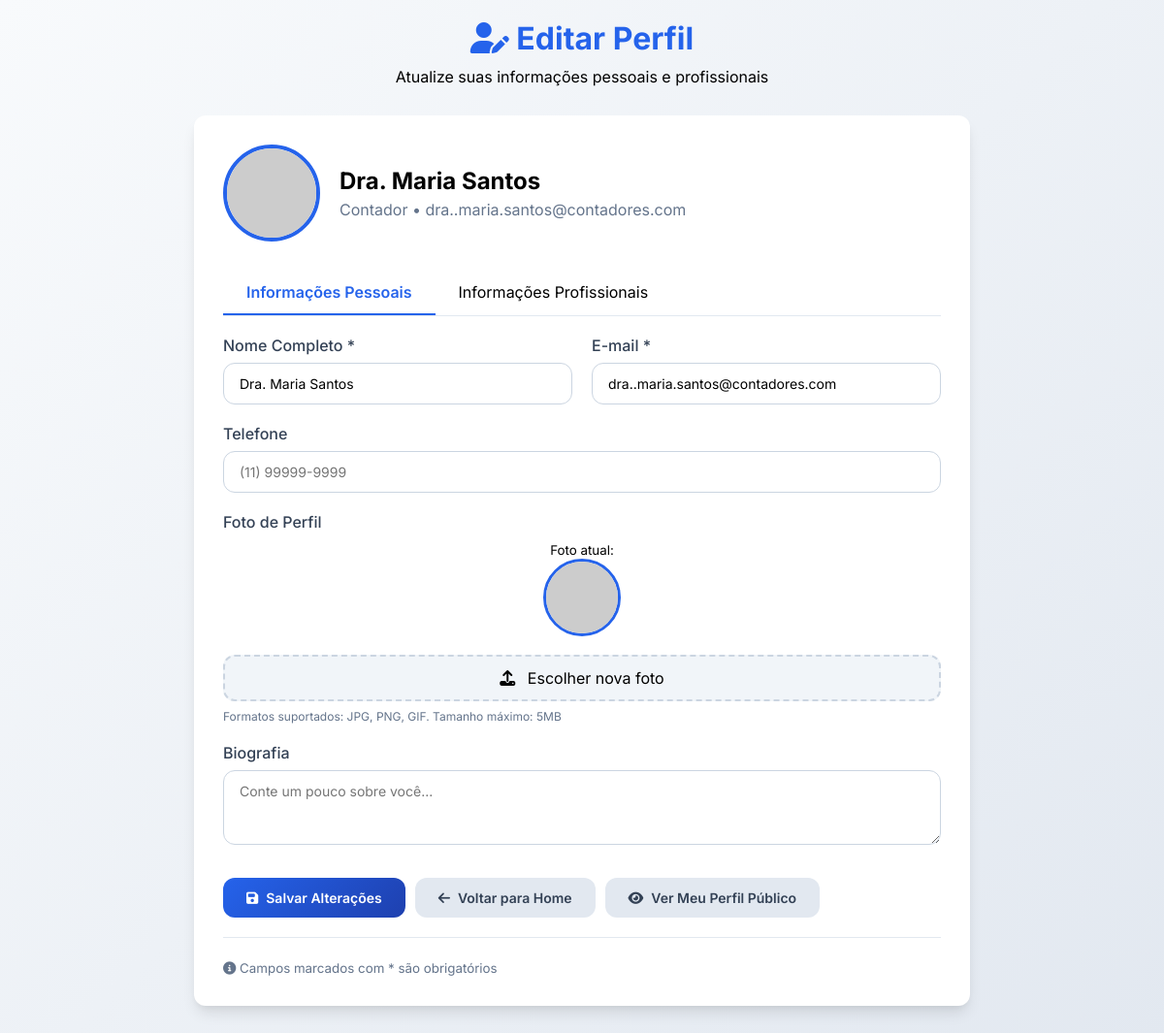
The page /editar_perfil (signed in) on the database its author committed.
### app.py (models this page shows)
class Usuario(db.Model):
    id = db.Column(db.Integer, primary_key=True)
    nome = db.Column(db.String(100), nullable=False)
    email = db.Column(db.String(100), unique=True, nullable=False)
    senha = db.Column(db.String(200), nullable=False)
    tipo = db.Column(db.String(20), nullable=False)  # 'cliente' ou 'contador'
    foto = db.Column(db.String(300), default='https://i.pravatar.cc/150?img=0')
    data_criacao = db.Column(db.DateTime, default=datetime.utcnow)
    telefone = db.Column(db.String(20))
    bio = db.Column(db.Text)
    avaliacoes = db.relationship('Avaliacao', backref='usuario', lazy=True)
    propostas = db.relationship('Proposta', backref='cliente', lazy=True)
    mensagens_enviadas = db.relationship('Mensagem', foreign_keys='Mensagem.remetente_id', backref='remetente',
                                         lazy=True)
    mensagens_recebidas = db.relationship('Mensagem', foreign_keys='Mensagem.destinatario_id', backref='destinatario',
                                          lazy=True)

### app.py (the view, shortened to what this page needs)
@app.route('/editar_perfil', methods=['GET', 'POST'])
def editar_perfil():
    if 'usuario_id' not in session:
        return redirect(url_for('login'))
    usuario = Usuario.query.get(session['usuario_id'])
    contador = None
    if usuario.tipo == 'contador':
        contador = Contador.query.filter_by(usuario_id=usuario.id).first()
    return render_template('editar_perfil.html', usuario=usuario, contador=contador)

### app.py (called while the page is built)
@app.template_filter('fromjson')
def fromjson_filter(value):
    if not value:
        return []
    try:
        return json.loads(value)
    except (json.JSONDecodeError, TypeError):
        return []

### templates/editar_perfil.html (shortened to what this page needs)
<!DOCTYPE html>
<html lang="pt-BR">
<head>
    <link rel="stylesheet" href="https://cdnjs.cloudflare.com/ajax/libs/font-awesome/6.4.0/css/all.min.css">
</head>
<body>
    <div class="container">
        <div class="header">
            <h1><i class="fas fa-user-edit"></i> Editar Perfil</h1>
            <p>Atualize suas informações pessoais e profissionais</p>
        </div>
        <form method="POST" enctype="multipart/form-data" class="profile-card">
            <div class="profile-header">
                <img src="{{ usuario.foto }}" alt="Avatar" class="profile-avatar" id="avatarPreview">
                <div class="profile-info">
                    <h2>{{ usuario.nome }}</h2>
                    <p>{{ usuario.tipo|title }} • {{ usuario.email }}</p>
                </div>
            </div>
            <div class="tabs">
                <div class="tab active" onclick="abrirTab('pessoal')">Informações Pessoais</div>
                {% if usuario.tipo == 'contador' %}
                <div class="tab" onclick="abrirTab('profissional')">Informações Profissionais</div>
                {% endif %}
            </div>
            <div id="pessoal" class="tab-content active">
                <div class="row">
                    <div class="form-group">
                        <label class="form-label" for="nome">Nome Completo *</label>
                        <input type="text" id="nome" name="nome" class="form-control" value="{{ usuario.nome }}" required>
                    </div>
                    <div class="form-group">
                        <label class="form-label" for="email">E-mail *</label>
                        <input type="email" id="email" name="email" class="form-control" value="{{ usuario.email }}" required>
                    </div>
                </div>
                <div class="form-group">
                    <label class="form-label" for="telefone">Telefone</label>
                    <input type="text" id="telefone" name="telefone" class="form-control" value="{{ usuario.telefone or '' }}" placeholder="(11) 99999-9999">
                </div>
                <div class="form-group">
                    <label class="form-label">Foto de Perfil</label>
                    <div class="current-photo">
                        <small>Foto atual:</small>
                        <div>
                            <img src="{{ usuario.foto }}" alt="Foto atual" id="currentPhoto">
                        </div>
                    </div>
                    <div class="file-upload">
                        <label for="foto" class="file-upload-label">
                            <i class="fas fa-upload"></i> Escolher nova foto
                        </label>
                    </div>
                    <small style="color: var(--gray-500); font-size: 12px; display: block; margin-top: 8px;">
                        Formatos suportados: JPG, PNG, GIF. Tamanho máximo: 5MB
                    </small>
                </div>
                <div class="form-group">
                    <label class="form-label" for="bio">Biografia</label>
                    <textarea id="bio" name="bio" class="form-control" rows="3" placeholder="Conte um pouco sobre você...">{{ usuario.bio or '' }}</textarea>
                </div>
            </div>
            <div class="nav-buttons">
                <button type="submit" class="btn btn-primary">
                    <i class="fas fa-save"></i> Salvar Alterações
                </button>
                <a href="{{ url_for('index') }}" class="btn btn-secondary">
                    <i class="fas fa-arrow-left"></i> Voltar para Home
                </a>
                {% if usuario.tipo == 'contador' %}
                <a href="{{ url_for('perfil_contador', contador_id=contador.id) }}" class="btn btn-secondary" target="_blank">
                    <i class="fas fa-eye"></i> Ver Meu Perfil Público
                </a>
                {% endif %}
            </div>
            <div style="margin-top: 20px; padding-top: 20px; border-top: 1px solid var(--gray-200);">
                <small style="color: var(--gray-500);">
                    <i class="fas fa-info-circle"></i> Campos marcados com * são obrigatórios
                </small>
            </div>
        </form>
    </div>
</body>
</html>

### templates/editar_perfil.html (style rules this page uses)
:root { --primary: #2563eb; --primary-dark: #1e40af; --secondary: #64748b; --light: #f8fafc; --dark: #1e293b; --success: #10b981; --warning: #f59e0b; --gray-100: #f1f5f9; --gray-200: #e2e8f0; --gray-300: #cbd5e1; --gray-400: #94a3b8; --gray-500: #64748b; --gray-600: #475569; --gray-700: #334155; --shadow: 0 4px 6px -1px rgba(0, 0, 0, 0.1), 0 2px 4px -1px rgba(0, 0, 0, 0.06); --shadow-lg: 0 10px 15px -3px rgba(0, 0, 0, 0.1), 0 4px 6px -2px rgba(0, 0, 0, 0.05); --radius: 12px; }
* { margin: 0; padding: 0; box-sizing: border-box; font-family: 'Inter', sans-serif; }
body { background: linear-gradient(135deg, #f8fafc 0%, #e2e8f0 100%); min-height: 100vh; padding: 20px; }
.container { max-width: 800px; margin: 0 auto; }
.header { text-align: center; margin-bottom: 30px; }
.header h1 { color: var(--primary); margin-bottom: 10px; }
.profile-card { background: white; border-radius: var(--radius); box-shadow: var(--shadow-lg); padding: 30px; margin-bottom: 20px; }
.profile-header { display: flex; align-items: center; gap: 20px; margin-bottom: 30px; }
.profile-avatar { width: 100px; height: 100px; border-radius: 50%; object-fit: cover; border: 4px solid var(--primary); }
.profile-info h2 { margin-bottom: 5px; }
.profile-info p { color: var(--gray-500); }
.form-group { margin-bottom: 20px; }
.form-label { display: block; margin-bottom: 8px; font-weight: 500; color: var(--gray-700); }
.form-control { width: 100%; padding: 12px 16px; border: 1px solid var(--gray-300); border-radius: var(--radius); font-size: 14px; transition: all 0.3s ease; }
.btn { display: inline-flex; align-items: center; justify-content: center; gap: 8px; padding: 12px 24px; border-radius: var(--radius); font-weight: 600; font-size: 14px; cursor: pointer; transition: all 0.3s ease; border: none; text-decoration: none; }
.btn-primary { background: linear-gradient(135deg, var(--primary) 0%, var(--primary-dark) 100%); color: white; }
.btn-secondary { background: var(--gray-200); color: var(--gray-700); }
.nav-buttons { display: flex; gap: 10px; margin-top: 30px; }
.file-upload { position: relative; display: inline-block; width: 100%; }
.file-upload-label { display: block; padding: 12px 16px; background: var(--gray-100); border: 2px dashed var(--gray-300); border-radius: var(--radius); text-align: center; cursor: pointer; transition: all 0.3s ease; }
.file-upload-label i { margin-right: 8px; }
.profile-card { animation: fadeIn 0.5s ease-out; }
.tabs { display: flex; margin-bottom: 20px; border-bottom: 1px solid var(--gray-200); }
.tab { padding: 12px 24px; cursor: pointer; border-bottom: 2px solid transparent; transition: all 0.3s ease; }
.tab.active { border-bottom-color: var(--primary); color: var(--primary); font-weight: 600; }
.tab-content { display: none; }
.tab-content.active { display: block; }
.row { display: flex; gap: 20px; margin-bottom: 20px; }
.row .form-group { flex: 1; margin-bottom: 0; }
.current-photo { text-align: center; margin-bottom: 15px; }
.current-photo img { width: 80px; height: 80px; border-radius: 50%; object-fit: cover; border: 3px solid var(--primary); }

### rows shown on the page
Usuario: nome "Dra. Maria Santos", tipo "Contador", email "dra..maria.santos@contadores.com"
